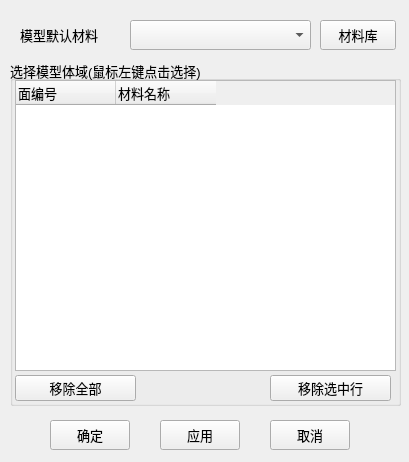
<?xml version="1.0" encoding="UTF-8"?>
<ui version="4.0">
 <class>frmModelMedia</class>
 <widget class="QMainWindow" name="frmModelMedia">
  <property name="geometry">
   <rect>
    <x>0</x>
    <y>0</y>
    <width>409</width>
    <height>462</height>
   </rect>
  </property>
  <property name="font">
   <font>
    <pointsize>10</pointsize>
   </font>
  </property>
  <property name="windowTitle">
   <string>模型材料</string>
  </property>
  <widget class="QWidget" name="centralwidget">
   <widget class="QGroupBox" name="groupBox_2">
    <property name="geometry">
     <rect>
      <x>10</x>
      <y>60</y>
      <width>391</width>
      <height>346</height>
     </rect>
    </property>
    <property name="title">
     <string>选择模型体域(鼠标左键点击选择)</string>
    </property>
    <widget class="QTableWidget" name="tbFaces">
     <property name="geometry">
      <rect>
       <x>5</x>
       <y>20</y>
       <width>381</width>
       <height>291</height>
      </rect>
     </property>
     <column>
      <property name="text">
       <string>面编号</string>
      </property>
      <property name="textAlignment">
       <set>AlignJustify|AlignVCenter</set>
      </property>
     </column>
     <column>
      <property name="text">
       <string>材料名称</string>
      </property>
      <property name="textAlignment">
       <set>AlignJustify|AlignVCenter</set>
      </property>
     </column>
    </widget>
    <widget class="QToolButton" name="btnClear">
     <property name="geometry">
      <rect>
       <x>5</x>
       <y>315</y>
       <width>121</width>
       <height>26</height>
      </rect>
     </property>
     <property name="text">
      <string>移除全部</string>
     </property>
    </widget>
    <widget class="QPushButton" name="btnRemove">
     <property name="geometry">
      <rect>
       <x>260</x>
       <y>315</y>
       <width>121</width>
       <height>26</height>
      </rect>
     </property>
     <property name="text">
      <string>移除选中行</string>
     </property>
    </widget>
   </widget>
   <widget class="QToolButton" name="btnApply">
    <property name="geometry">
     <rect>
      <x>160</x>
      <y>420</y>
      <width>80</width>
      <height>30</height>
     </rect>
    </property>
    <property name="text">
     <string>应用</string>
    </property>
   </widget>
   <widget class="QPushButton" name="btnOK">
    <property name="geometry">
     <rect>
      <x>50</x>
      <y>420</y>
      <width>80</width>
      <height>30</height>
     </rect>
    </property>
    <property name="text">
     <string>确定</string>
    </property>
   </widget>
   <widget class="QLabel" name="label_6">
    <property name="geometry">
     <rect>
      <x>20</x>
      <y>20</y>
      <width>101</width>
      <height>30</height>
     </rect>
    </property>
    <property name="text">
     <string>模型默认材料</string>
    </property>
   </widget>
   <widget class="QComboBox" name="cbxMedia">
    <property name="geometry">
     <rect>
      <x>130</x>
      <y>20</y>
      <width>181</width>
      <height>30</height>
     </rect>
    </property>
   </widget>
   <widget class="QToolButton" name="btnMore">
    <property name="geometry">
     <rect>
      <x>320</x>
      <y>20</y>
      <width>76</width>
      <height>30</height>
     </rect>
    </property>
    <property name="text">
     <string>材料库</string>
    </property>
   </widget>
   <widget class="QToolButton" name="btnClose">
    <property name="geometry">
     <rect>
      <x>270</x>
      <y>420</y>
      <width>80</width>
      <height>30</height>
     </rect>
    </property>
    <property name="text">
     <string>取消</string>
    </property>
   </widget>
  </widget>
 </widget>
 <resources/>
 <connections/>
</ui>
